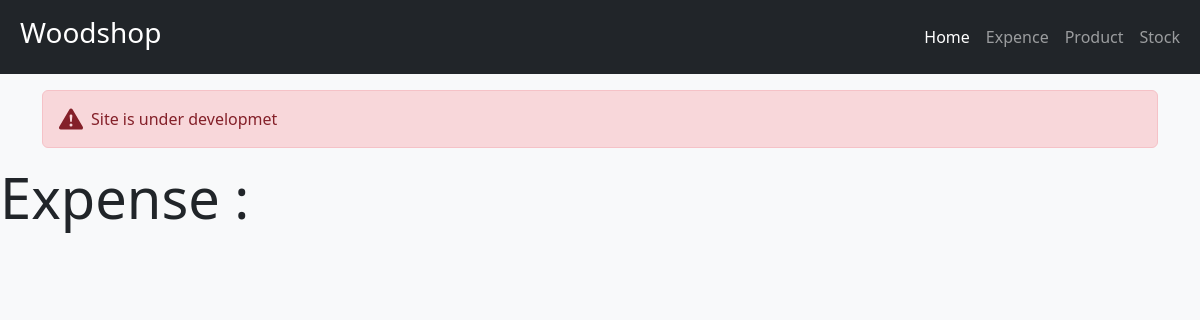
The app's page /expence/, older data.
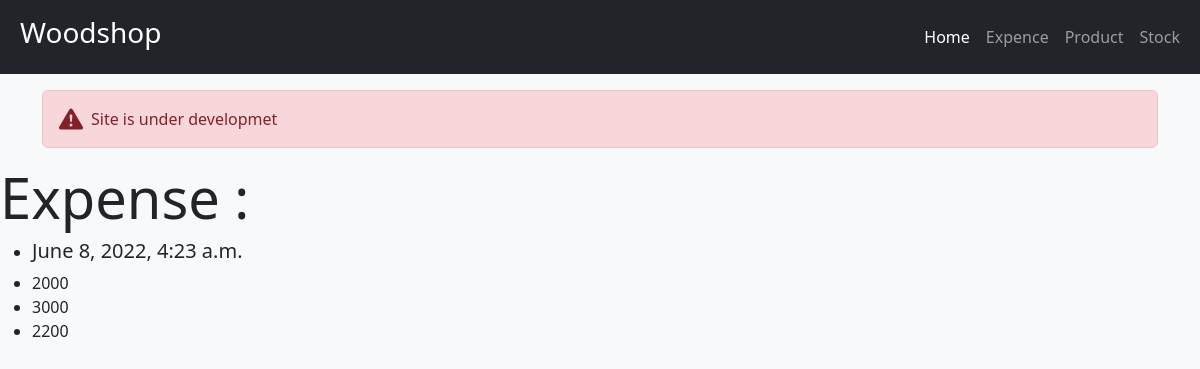
The same page, newer data.
### app/models.py (models this page shows)
class Expense(models.Model):
    travel=models.IntegerField(blank=True)
    purchase=models.IntegerField(blank=True)
    others=models.IntegerField(blank=True)
    date=models.DateTimeField(auto_now_add=True)

### app/views.py (the view)
# urls.py: path('expence/',views.expense,name='expence')
def expense(request):
    expenses=Expense.objects.all()
    return render(request,'app/expense.html',{'expense':expenses})

### app/templates/app/expense.html
{% extends 'app/main.html' %}
{% block content %}
<h1 class="display-4">Expense :</h1>
{% for i in expense %}
<ul>
    <li><h5>{{i.date}}</h5></li>
    <li> {{i.travel}} </li>
    <li> {{i.purchase}} </li>
    <li> {{i.others}} </li>
</ul>
{% endfor %}
{% endblock %}

Row changes from the older to the newer data that the page shows:
added Expense: date "June 8, 2022, 4:23 a.m.", travel "2000", purchase "3000", others "2200"
